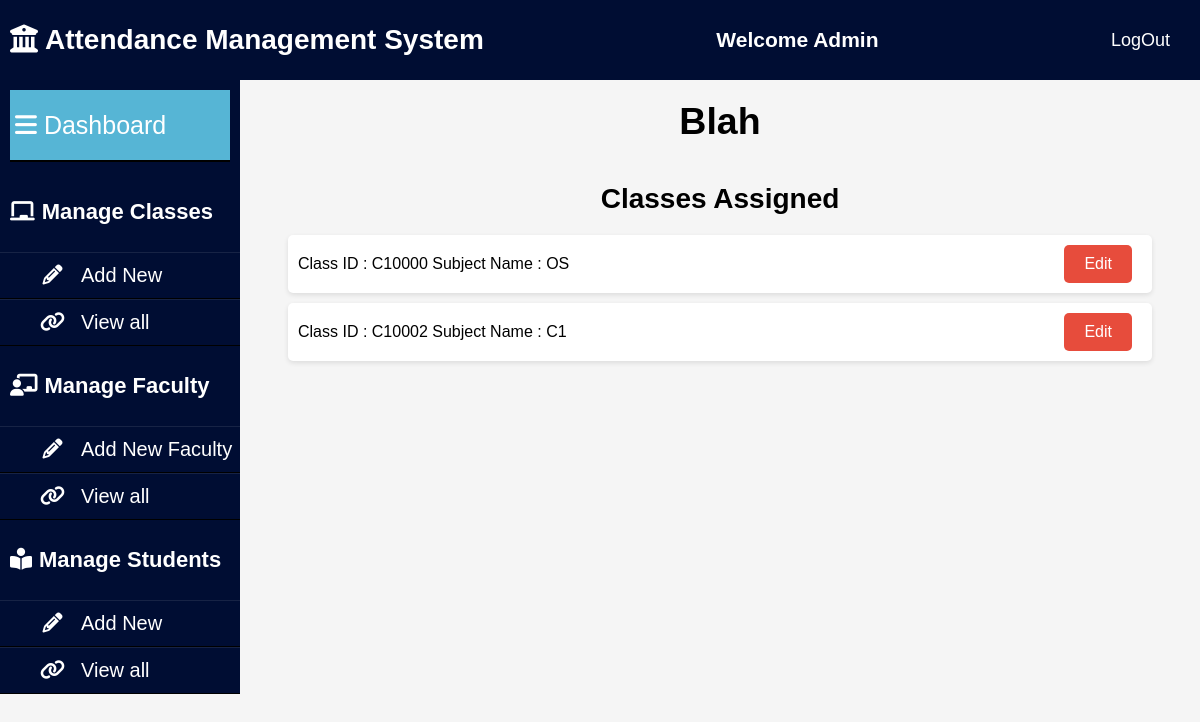
The app's page /teacher_mgmt/?teacher_id=T10001, older data.
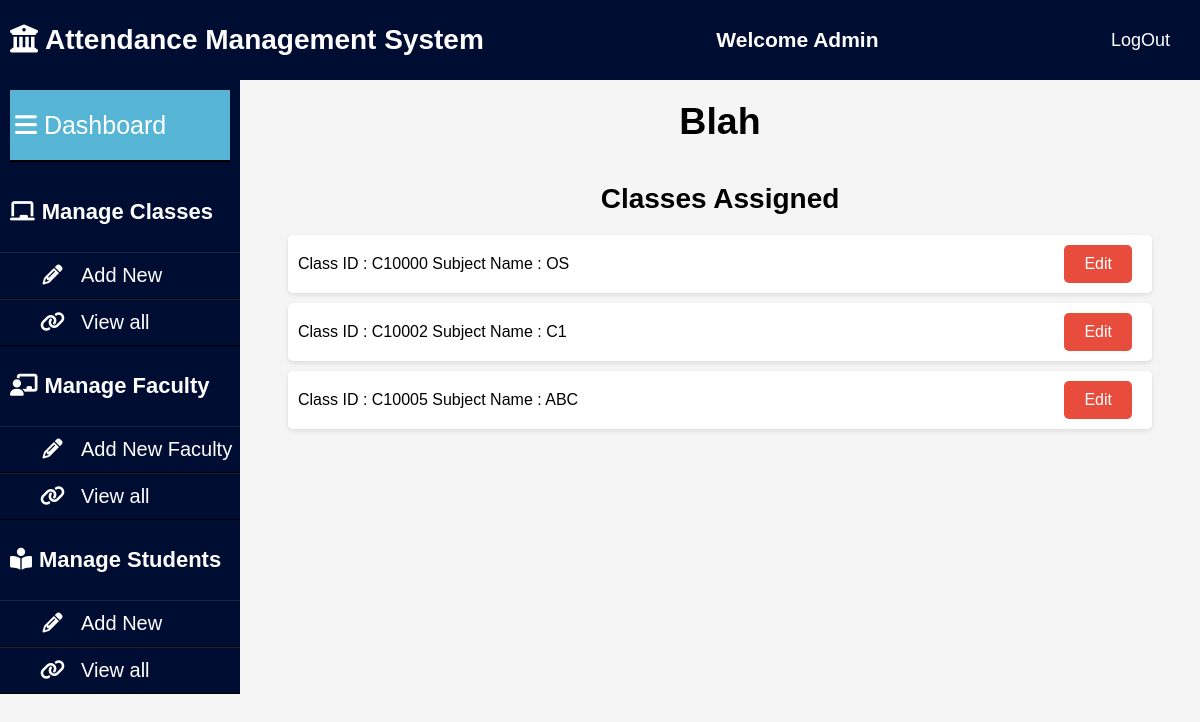
The same page, newer data.
### AMS_APP/models.py (models this page shows, shortened)
class Subject(models.Model):
    subject_id=models.CharField(max_length=15)
    subject_name=models.CharField(max_length=30)
    teacher_id=models.CharField(max_length=15)
    classes_held=models.IntegerField()
    number_of_students=models.IntegerField()
    class_info=models.TextField()

### AMS_APP/views.py (the view)
# urls.py: path('teacher_mgmt/', views.teacher_mgmt, name='teacher_mgmt'),
def teacher_mgmt(request):
    teacher_id = request.GET.get('teacher_id')
    print(teacher_id)
    teacher_name=Teacher.objects.filter(teacher_id=teacher_id)[0].teacher_name
    class_list=list(Subject.objects.filter(teacher_id=teacher_id))
    dic={'teacher_name':teacher_name,'class_list':class_list}
    return render(request, 'teacher_mgmt.html',dic)

### template/teacher_mgmt.html (shortened to what this page needs)
{% load static %}
<!DOCTYPE html>
<html>
<head>
  <link href="{% static 'css/teacher_mgmt.css'%}" rel="stylesheet" type="text/css" />
     <link rel="stylesheet" href="https://cdnjs.cloudflare.com/ajax/libs/font-awesome/6.4.0/css/all.min.css">
    <link rel="stylesheet" type="text/css" href="{% static 'css/admindashboard.css'%}">
</head>
<body>
    <header class="mainheader">
        <h1><i class="fas fa-university"></i>Attendance Management System</h1>
        <h2>Welcome Admin</h2>
        <a href="/logoutuser" >LogOut</a>
    </header>
    <aside>
        <header>
            <a href="AdminDashboard.html">
                <i class="fas fa-bars"></i>Dashboard
            </a>
        </header>
        <ul>
            <li><h4><i class="fas fa-chalkboard"></i>Manage Classes</h4></li>
            <ul>
                <li><a href="/courseadd"><i class="fa fa-pencil fa-fw"></i>Add New</a></li>
                <li><a href="/viewclass"><i class="fa fa-link"></i>View all</a></li>
            </ul>
        </ul>
        <ul>
            <li><h4><i class="fas fa-chalkboard-teacher"></i>Manage Faculty</h4></li>
            <ul>
                <li><a href="/teacher"><i class="fa fa-pencil fa-fw"></i>Add New Faculty</a></li>
                <li><a href="/viewfaculty"><i class="fa fa-link"></i>View all</a></li>
            </ul>
        </ul>
        <ul>
            <li><h4><i class="fas fa-book-reader" aria-hidden="true"></i>Manage Students</h4></li>
            <ul>
                <li><a href="/addnewstudent"><i class="fa fa-pencil fa-fw"></i>Add New</a></li>
                <li><a href="/viewstudent"><i class="fa fa-link"></i>View all</a></li>
            </ul>
        </ul>
    </aside>
  <div class="content-container">
    <div class="teacher-info">
      <h2>{{teacher_name}}</h2>
    </div>
    <div class="batches-list">
      <h3>Classes Assigned</h3>
      <ul>
        {% for q in class_list %}
        <li>
          <span>Class ID : {{q.subject_id}}  Subject Name : {{q.subject_name}}</span>
          <a class="remove-btn btn" href="/class_mgmt/?subject_id={{ q.subject_id }}">Edit</a>
        </li>
        {% endfor %}
      </ul>
    </div>
  </div>
</body>
</html>

Row changes from the older to the newer data that the page shows:
added Subject: subject_id "C10005", subject_name "ABC"
